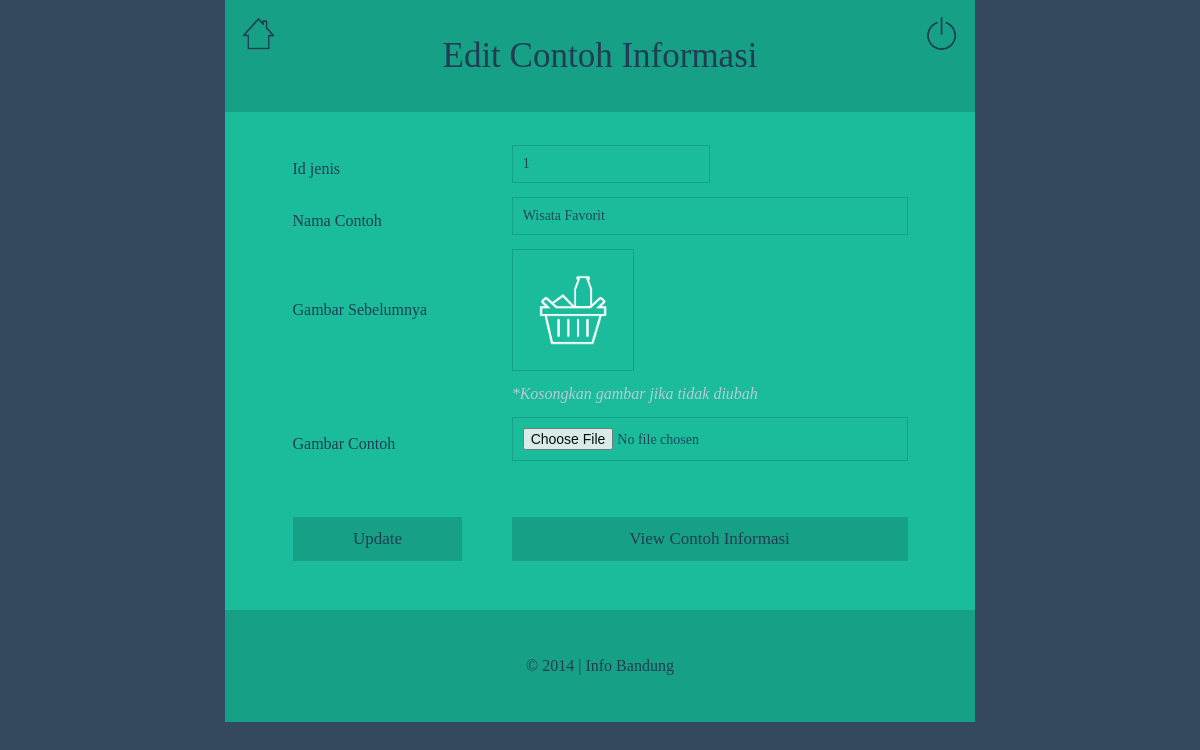
Page /info-bandung-admin/edit-contoh/edit.php?id_contoh=1 on the committed database.
### tables this page shows
CREATE TABLE IF NOT EXISTS `t_contoh` (
  `id_contoh` int(20) NOT NULL AUTO_INCREMENT,
  `id_jenis` int(20) NOT NULL,
  `contoh` varchar(50) NOT NULL,
  `gambar` varchar(250) NOT NULL,
  PRIMARY KEY (`id_contoh`)
);

### info-bandung-admin/edit-contoh/edit.php (the view, shortened to what this page needs)
<html>
<head>
	<link rel="stylesheet" href="../css/style.css" />
</head>
<body>
	<?php
	$id_contoh=$_GET['id_contoh'];
	$row=mysql_fetch_array(mysql_query("select * from t_contoh where id_contoh='$id_contoh'"));
	$id_jenis=$row['id_jenis'];
	$contoh=$row['contoh'];
	$gambar=$row['gambar'];
	?>
	<div class="content-contoh">
		<header>
			<div class="judul">
				<div id="kanan">
					<a href= "../login/logout.php">
						<img src="../gambar/shutdown1.png" id="shutdown" title="Logout">
					</a>
				</div>
				<div id="kiri">
					<a href="../index.php">
						<img src="../gambar/home1.png" id="rumah" title="Home">
					</a>
				</div>
				<center>
					<h3>Edit Contoh Informasi</h3>
				</center>
			</div>
		</header>
		<div class="isi">
			<div class="box">
				<div id="formwrap">
					<form  id="submitform" action="update.php" enctype="multipart/form-data" method="post" name="postform">
						<center>
							<table>
								<tr>
									<td width="125">Id jenis</td>
									<td width="30">&nbsp;</td>
									<td width="292"><input type="text" class="formstyle-id" name="id_jenis" value="<?php echo $id_jenis; ?>" size="30"/></td>
								</tr>
								<tr>
									<td width="125">Nama Contoh</td>
									<td width="30">&nbsp;</td>
									<td width="292"><input type="text" class="formstyle" name="contoh" value="<?php echo $contoh; ?>" size="30"/></td>
								</tr>
								<tr>
									<td>Gambar Sebelumnya</td>
									<td>&nbsp;</td>
									<td>
										<img src="../../gambar/info_bandung/gambar_contoh/<?php echo $gambar;?>" id="gambar-sebelumnya" width="100" height="100">
									</td>
								</tr>
								<tr>
									<td></td>
									<td></td>
									<td><i><font color="#b6c9dc">*Kosongkan gambar jika tidak diubah </font></i></td>
								</tr>
								<tr>
									<td>Gambar Contoh</td>
									<td>&nbsp;</td>
									<td><input type="file" class="formstyle" name="gambar" size="30"/></td>
								</tr>
								<tr>
									<td colspan="3"><p></p></td>
								</tr>
								<tr>
									<td><input type="submit" class="formstyletwo" name="submit"  value="Update" onclick="return confirm('Apakah Anda yakin akan mengubah data?')"/></td>
									<td>&nbsp;</td>
									<td>
										<a href="view_data.php">
											<input type="button" class="formstyletwo"  value="View Contoh Informasi">
										</a>
									</td>
								</tr>
							</table>
						</center>
					</form>
				</div>
			</div>
		</div>
		<div class="footer">
			<center>
				<ul id ="footer-links">
					<li>
						<p>&copy 2014 | Info Bandung</p>
					</li>
				</ul>
			</center>
		</div>
	</div>
	</body>
</html>

### info-bandung-admin/css/style.css (style rules this page uses)
html { background-color:#34495e; background-repeat:no-repeat; background-position:top; -webkit-background-size: cover; -moz-background-size: cover; -o-background-size: cover; background-size: cover; font-family:Corbert; font-weight:lighter; color:#233c55; }
body { margin:0; }
a { text-decoration:none; color:#233c55; }
h3 { font-size:35px; text-align:center; font-weight:lighter; color:#233c55; margin-bottom:35px; margin-top:35px; }
img#rumah { width:35px; height:35px; border-radius:0px; margin:5px; padding:8px; border:2px solid #16a085; background-color:none; float:left; }
img#shutdown { width:35px; height:35px; border-radius:0px; margin:5px; padding:8px; border:2px solid #16a085; background-color:none; float:right; }
ul#footer-links { list-style:none; margin:0px; padding:20px; }
ul#footer-links li { list-style:none; text-align:center; position:relative; padding:10px; }
.footer p { text-decoration:none; font-size:12pt; font-family:arial; color:#233c55; font-family:Corbert; }
.footer { background-color:#16a085; border:1px solid #16a085; }
table { width:90%; border:none; }
tr { height:40px; }
.isi { margin:auto; padding:30px; border-radius: 0px; border:2px solid #233c55; background-color:#1abc9c; border:none; }
.judul { background-color:#16a085; border:1px solid #16a085; }
#formwrap { width:100%; margin:0px; padding:0px; border:none; }
.formstyle { border: 1.7px solid #16a085; color: #233c55; font-size:14px; font-family:Corbert; font-weight:lighter; width: 100%; background-color:#1abc9c; background-image:none; margin-bottom:10px; opacity:0.9; padding-bottom: 10px; padding-left: 10px; padding-right: 0; padding-top: 10px; -webkit-transition: all 0.4s ease-in-out; -moz-transition: all 0.4s ease-in-out; -o-transition: all 0.4s ease-in-out; -ms-transition: all 0.4s ease-in-out; transition: all 0.4s ease-in-out; border-radius:0px; }
.formstyletwo { color: #233c55; font-family:Corbert; font-size:17px; font-family:Corbert; font-weight:lighter; text-align:center; width:100%; background-color:#16a085; border:0px; padding:10px; border:2px solid #16a085; }
.box { width:100%; padding-bottom: 0px; padding-left: 0px; padding-right: 0px; padding-top: 0px; border:none; margin-bottom: 0px; margin-left: 0px; margin-right: 0px; margin-top: 0px; }
img#gambar-sebelumnya { border: 1.7px solid #16a085; padding:10px; }
.formstyle-id { border: 1.7px solid #16a085; color: #233c55; font-size:14px; font-family:Corbert; font-weight:lighter; width: 50%; background-color:#1abc9c; background-image:none; margin-bottom:10px; opacity:0.9; padding-bottom: 10px; padding-left: 10px; padding-right: 0; padding-top: 10px; -webkit-transition: all 0.4s ease-in-out; -moz-transition: all 0.4s ease-in-out; -o-transition: all 0.4s ease-in-out; -ms-transition: all 0.4s ease-in-out; transition: all 0.4s ease-in-out; border-radius:0px; }
.content-contoh { padding:0px; border:none; bottom: 0; right: 0; top: 0; left:0; margin-left: auto; margin-right: auto; left: 0; right: 0; width: 750px; height:auto; border:none; }

### rows in the picture
t_contoh: id_jenis "1", contoh "Wisata Favorit", gambar (picture)
